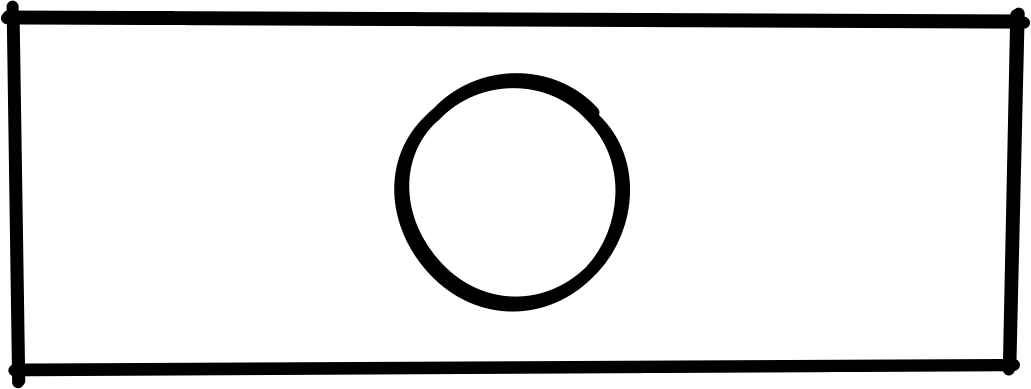
#> input picture drawings/button.png, 1031 x 389 px, found by its file name
$ python sketches_generator.py
#> lines starting #> are read from the running program, lines starting #| are printed output that depends on the picture
import csv
import hashlib
import json
import operator
import os
import shutil
import time
from datetime import datetime

from PIL import Image
from anytree import Node

import config
from widget import Widget, WidgetNode

IMG_MODE = 'color'  # color 为色彩模式，sketch 为草图模式
TRAINING_DATA_MODE = True  # 构造训练集支持文件
CROP_WIDGET = False
ANALYSIS_MODE = False  # 存储属性分析文件

# 路径
WIDGET_CUT_OUT_PATH = config.SKETCHES_CONFIG['widget_cut_dir']
CSV_FILE_PATH = config.SKETCHES_CONFIG['csv_file_path']

# 画布长宽
SKETCH_WIDTH = config.SKETCHES_CONFIG['sketch-width']
SKETCH_HEIGHT = config.SKETCHES_CONFIG['sketch-height']

WIDGET_FRAME_MARGIN = 1
WIDGET_INNER_MARGIN = 2

# Layout 默认长宽
WIDTH = 1440
HEIGHT = 2560

FILE_READ_BUF_SIZE = 65536  # 用于 File Hash 的缓存大小

SEQ_LINE = 0  # xml_sequence 的行号

# 用于 layout 层次间传递辅助参数
KEY_PARENT_CLICKABLE = 'key_parent_clickable'
KEY_TREE_ROOT = 'tree_root'

# 控件对应的图像
im_button = Image.open('../data-sketches/drawings/frameless/button.png')
#> im_button is the input picture: PIL image 1031x389 RGB; min 0, max 255, mean 225.5
im_edit_text = Image.open('../data-sketches/drawings/frameless/edit_text.png')
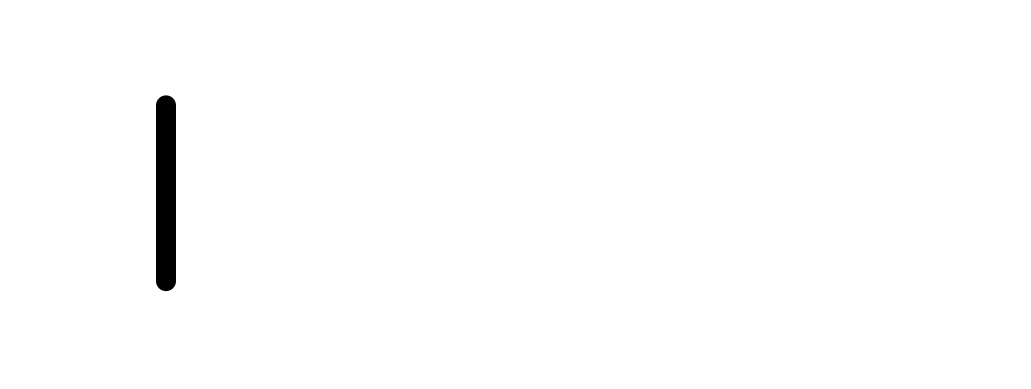
#> input picture data-sketches/drawings/frameless/edit_text.png, 1031 x 389 px
#> im_edit_text is the input picture: PIL image 1031x389 RGB; min 0, max 255, mean 252.6
im_image_view = Image.open('../data-sketches/drawings/frameless/image_view.png')
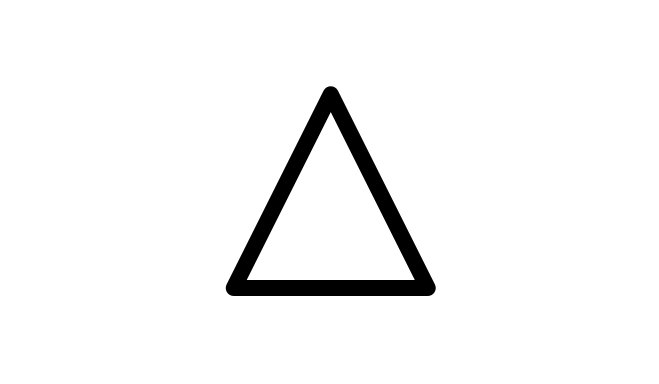
#> input picture data-sketches/drawings/frameless/image_view.png, 659 x 384 px
#> im_image_view is the input picture: PIL image 659x384 RGB; min 0, max 255, mean 245
im_text_view = Image.open('../data-sketches/drawings/frameless/text_view.png')
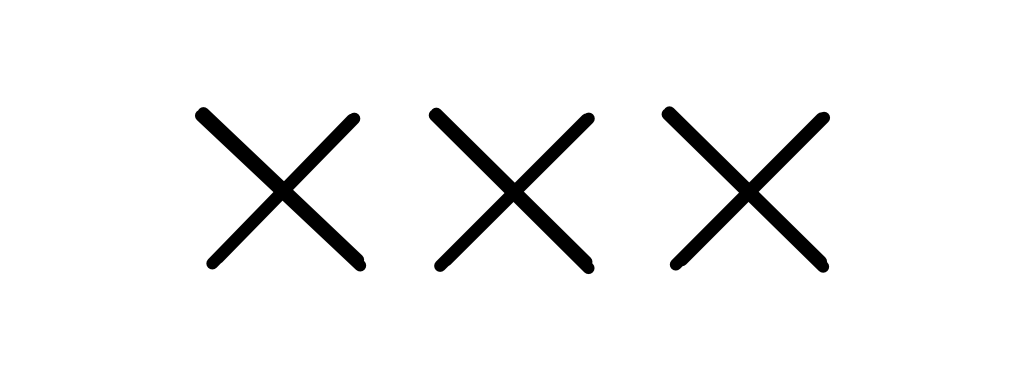
#> input picture data-sketches/drawings/frameless/text_view.png, 1031 x 389 px
#> im_text_view is the input picture: PIL image 1031x389 RGB; min 0, max 255, mean 243.7
im_image_link = Image.open('../data-sketches/drawings/frameless/image_link.png')
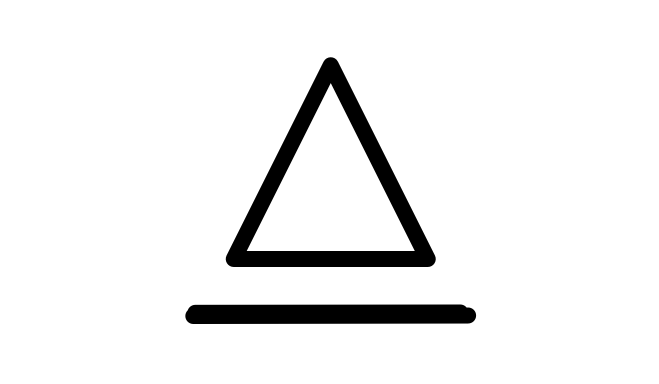
#> input picture data-sketches/drawings/frameless/image_link.png, 659 x 384 px
#> im_image_link is the input picture: PIL image 659x384 RGB; min 0, max 255, mean 239.5
im_text_link = Image.open('../data-sketches/drawings/frameless/text_link.png')
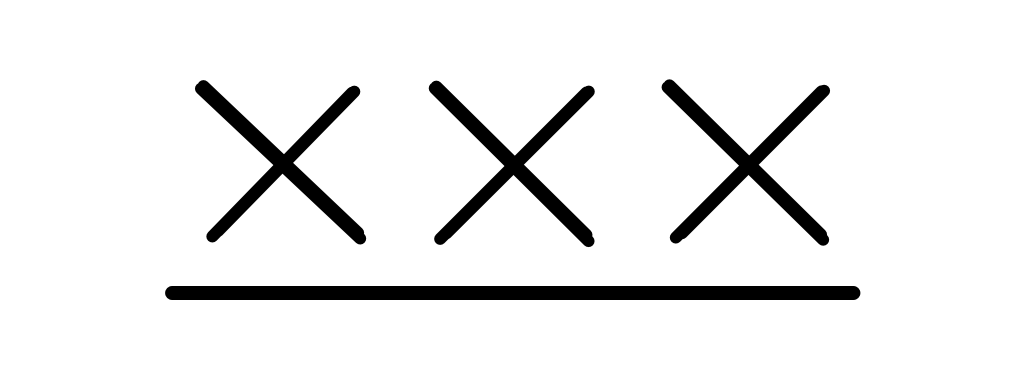
#> input picture data-sketches/drawings/frameless/text_link.png, 1031 x 389 px
#> im_text_link is the input picture: PIL image 1031x389 RGB; min 0, max 255, mean 237.6
im_checkbox = Image.open('../data-sketches/drawings/frameless/checkbox.png')
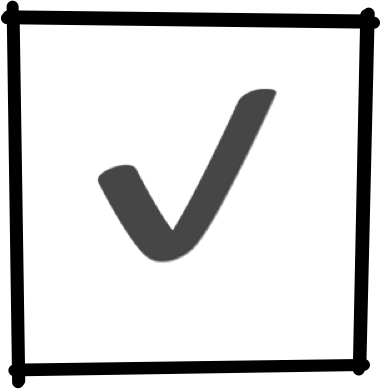
#> input picture sketch/pictures/framed/checkbox.png, 381 x 389 px, found by its file name
#> im_checkbox is the input picture: PIL image 381x389 RGB; min 0, max 255, mean 210.5

BLACK_RGB = (0, 0, 0)
GRAY_RGB = (128, 128, 128)
RED_RGB = (255, 0, 0)
LIME_RGB = (0, 255, 0)
BLUE_RGB = (0, 0, 255)
YELLOW_RGB = (255, 255, 0)
MAGENTA_RGB = (255, 0, 255)
CYAN_RGB = (0, 255, 255)
MAROON_RGB = (128, 0, 0)
GREEN_RGB = (0, 128, 0)
NAVY_RGB = (0, 0, 128)


# [511 lines left out: functions sketch_samples_generation, compress_clean_tree, dfs_remove_invalid_leaf, dfs_compress_tree, dfs_make_tokens, dfs_create_tree and 9 more, not called in this run]


if __name__ == '__main__':

    start_time = time.time()

    training_config = config.TRAINING_CONFIG
    dir_config = config.DIRECTORY_CONFIG

    data_dir = training_config['data_dir']
    layout_seq_file_path = os.path.join(data_dir, training_config['layout_seq_file_name'])
    index_map_file_path = os.path.join(data_dir, training_config['index_map_file_name'])

    rico_dirs_dir = dir_config['rico_dirs_dir']
    cleaned_json_dir = dir_config['cleaned_json_dir']
    sketches_dir = dir_config['sketches_dirs_dir']

    print('---------------------------------')

    # 初始化放置控件裁切的位置
    if CROP_WIDGET:
        for widget in Widget:
            dir_path = os.path.join(WIDGET_CUT_OUT_PATH, widget.name)
            if os.path.exists(dir_path):
                shutil.rmtree(dir_path)
            os.makedirs(dir_path)
        print('### Directories to save widget crops:', WIDGET_CUT_OUT_PATH)

    print('### Cleaned json files location:', cleaned_json_dir)

    # 检查输出文件夹状态
    if not os.path.exists(sketches_dir):
        print('### Making directories to save generated sketches ... OK')
        os.makedirs(sketches_dir)
    print('### Checking directories to save generated sketches:', sketches_dir, '... OK')

    if TRAINING_DATA_MODE:
        # 先创建/覆盖文件用于添加内容
        if not os.path.exists(data_dir):
            print('### Making data directory to save training related files ... OK')
            os.makedirs(data_dir)
        print('### Checking data directory to save training related files:', data_dir, '... OK')

        open(layout_seq_file_path, 'w', newline='')
        open(index_map_file_path, 'w', newline='')
        print('### Creating training related files ... OK')

    if ANALYSIS_MODE:
        with open(CSV_FILE_PATH, 'w', newline='') as f:
            csv.writer(f).writerow(['type', 'class', 'rico-index', 'clickable', 'parent_clickable', 'ancestors'
                                       , 'parent_first_appear', 'parent_second_appear', 'parent_third_appear',
                                    'parent_forth_appear'])

#> (the run stopped early here; a loop or call above may not have finished)
